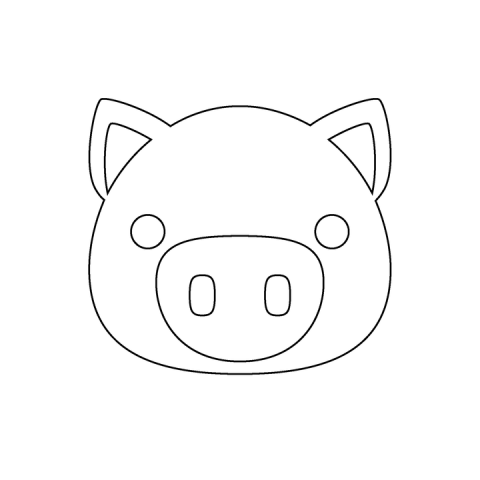
#> input picture backend/saved_drawings/0ceca182.png, 480 x 480 px
$ python add_padding.py
#> lines starting #> are read from the running program, lines starting #| are printed output that depends on the picture
#> the answer given: saved_drawings/0ceca182.png
import cv2
import numpy as np
import os
import tkinter as tk
from tkinter import filedialog

# ==========================================
# ⚙️ 물리적 크기 설정 (Physical Configuration)
# ==========================================
# 실제 로봇/케이크 환경에 맞춘 설정입니다.
CAKE_DIAMETER_MM = 300.0   # 케이크 작업 영역 지름 (mm)
FIXED_MARGIN_MM = 50.0    # 상하좌우에 줄 고정 여백 크기 (mm)
TARGET_SIZE_PX = 480       # 결과 이미지 픽셀 해상도

def resize_with_padding(image_path, output_path, scale_ratio, target_size=480):
    """
    이미지에 여백을 추가하여 리사이즈하는 함수

    Args:
        image_path (str): 원본 이미지 경로
        output_path (str): 저장할 경로
        scale_ratio (float): 전체 캔버스 대비 이미지 크기 비율 (0.0 ~ 1.0)
        target_size (int): 결과 이미지의 가로/세로 크기 (픽셀)
    """
#> called with image_path = 'saved_drawings/0ceca182.png', output_path = 'saved_drawings/padded_0ceca182.png', scale_ratio = 0.667, target_size = 480
    # 1. 이미지 읽기
    if not os.path.exists(image_path):
        print(f"❌ 오류: 파일을 찾을 수 없습니다 -> {image_path}")
        return

    # 한글 경로 처리 등을 위해 numpy로 읽어서 decode
    img_array = np.fromfile(image_path, np.uint8)
    img = cv2.imdecode(img_array, cv2.IMREAD_COLOR)
#> img is the input picture: shape (480, 480, 3); min 0, max 255, mean 250.2

    if img is None:
        print("❌ 오류: 이미지를 불러올 수 없습니다.")
        return

    h, w = img.shape[:2]
#> h = 480; w = 480

    # 2. 흰색 캔버스 생성 (정사각형)
    if target_size is None:
        target_size = max(h, w)

    canvas = np.full((target_size, target_size, 3), 255, dtype=np.uint8)

    # 3. 리사이즈 계산
    effective_size = int(target_size * scale_ratio)

    # 원본 비율 유지하면서 effective_size 안에 들어오도록 스케일 조정
    scale = effective_size / max(h, w)
#> scale = 0.667
    new_w = int(w * scale)
#> new_w = 320
    new_h = int(h * scale)
#> new_h = 320

    # 이미지 리사이즈
    resized_img = cv2.resize(img, (new_w, new_h), interpolation=cv2.INTER_AREA)

    # 4. 중앙 정렬
    x_off = (target_size - new_w) // 2
#> x_off = 80
    y_off = (target_size - new_h) // 2
#> y_off = 80

    # 캔버스 중앙에 이미지 붙여넣기
    canvas[y_off:y_off+new_h, x_off:x_off+new_w] = resized_img
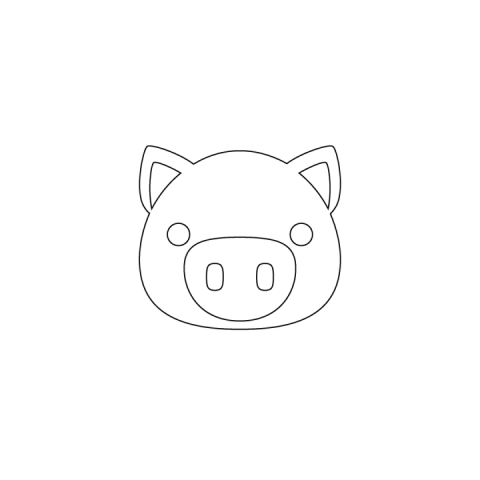
#> canvas: shape (480, 480, 3); min 16, max 255, mean 252.9

    # 5. 결과 저장
    is_success, buffer = cv2.imencode(".png", canvas)
    if is_success:
        with open(output_path, "wb") as f:
            f.write(buffer)
        print(f"\n✅ 변환 성공!")
        print(f"📂 저장 위치: {output_path}")
        print(f"📏 물리적 계산: 케이크 {CAKE_DIAMETER_MM}mm 중 상하좌우 여백 {FIXED_MARGIN_MM}mm 제외")
        print(f"📐 적용 비율: {scale_ratio*100:.1f}% (실제 그림 영역 약 {int(CAKE_DIAMETER_MM * scale_ratio)}mm)")
    else:
        print("❌ 저장 실패")

if __name__ == "__main__":
    print("="*50)
    print("   🎨 이미지 여백 자동 추가 도구 (Robot Safe Zone)")
    print(f"   ⚙️ 설정: 케이크 {CAKE_DIAMETER_MM}mm / 상하좌우 여백 {FIXED_MARGIN_MM}mm")
    print("="*50)

    # 1. 파일 선택 (GUI 창 열기)
    print("\n📂 이미지 파일을 선택하세요...")
    root = tk.Tk()
    root.withdraw() # TKinter 메인 윈도우 숨기기

    # 창이 맨 앞으로 오게 설정
    root.lift()
    root.attributes('-topmost',True)
    root.after_idle(root.attributes,'-topmost',False)

    img_path_input = filedialog.askopenfilename(
        title="변환할 이미지 선택",
        filetypes=[("Image files", "*.jpg *.jpeg *.png *.bmp *.webp")]
    )

    if not img_path_input:
        print("⚠️  파일이 선택되지 않았습니다. 종료합니다.")
        exit()

    print(f"✅ 선택된 파일: {img_path_input}")

    # 2. 비율 자동 계산
    # 전체 지름에서 양쪽 여백(상+하 또는 좌+우)을 뺀 크기가 이미지가 들어갈 공간
    # 예: 300mm - (100mm * 2) = 100mm (이미지 영역)
    safe_zone_mm = CAKE_DIAMETER_MM - (FIXED_MARGIN_MM * 2)

    if safe_zone_mm <= 0:
        print(f"\n❌ [오류] 여백({FIXED_MARGIN_MM}mm x 2)이 케이크 크기({CAKE_DIAMETER_MM}mm)보다 큽니다!")
        exit()

    scale_ratio = safe_zone_mm / CAKE_DIAMETER_MM
    print(f"\n🔄 자동 계산된 비율: {scale_ratio:.4f} (안전 영역 {safe_zone_mm}mm)")

    # 3. 저장 경로 생성
    dir_name = os.path.dirname(img_path_input)
    file_name = os.path.basename(img_path_input)
    name_only, _ = os.path.splitext(file_name)

    output_filename = f"padded_{name_only}.png"
    output_path = os.path.join(dir_name, output_filename)

    # 4. 실행
    resize_with_padding(img_path_input, output_path, scale_ratio, target_size=TARGET_SIZE_PX)

$ run again, on backend/saved_drawings/277a0228.png
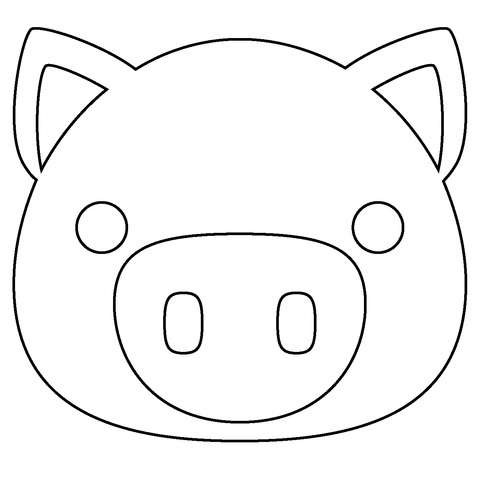
#> input picture backend/saved_drawings/277a0228.png, 480 x 480 px
#> in resize_with_padding, img is the input picture: shape (480, 480, 3); min 0, max 255, mean 244.3
#> in resize_with_padding, `resized_img = cv2.resize(img, (new_w, new_h), interpolation=cv2.INTER_..`:
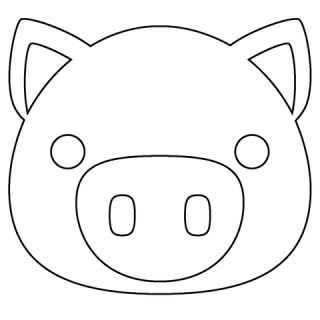
#> resized_img: shape (320, 320, 3); min 0, max 255, mean 244.3
